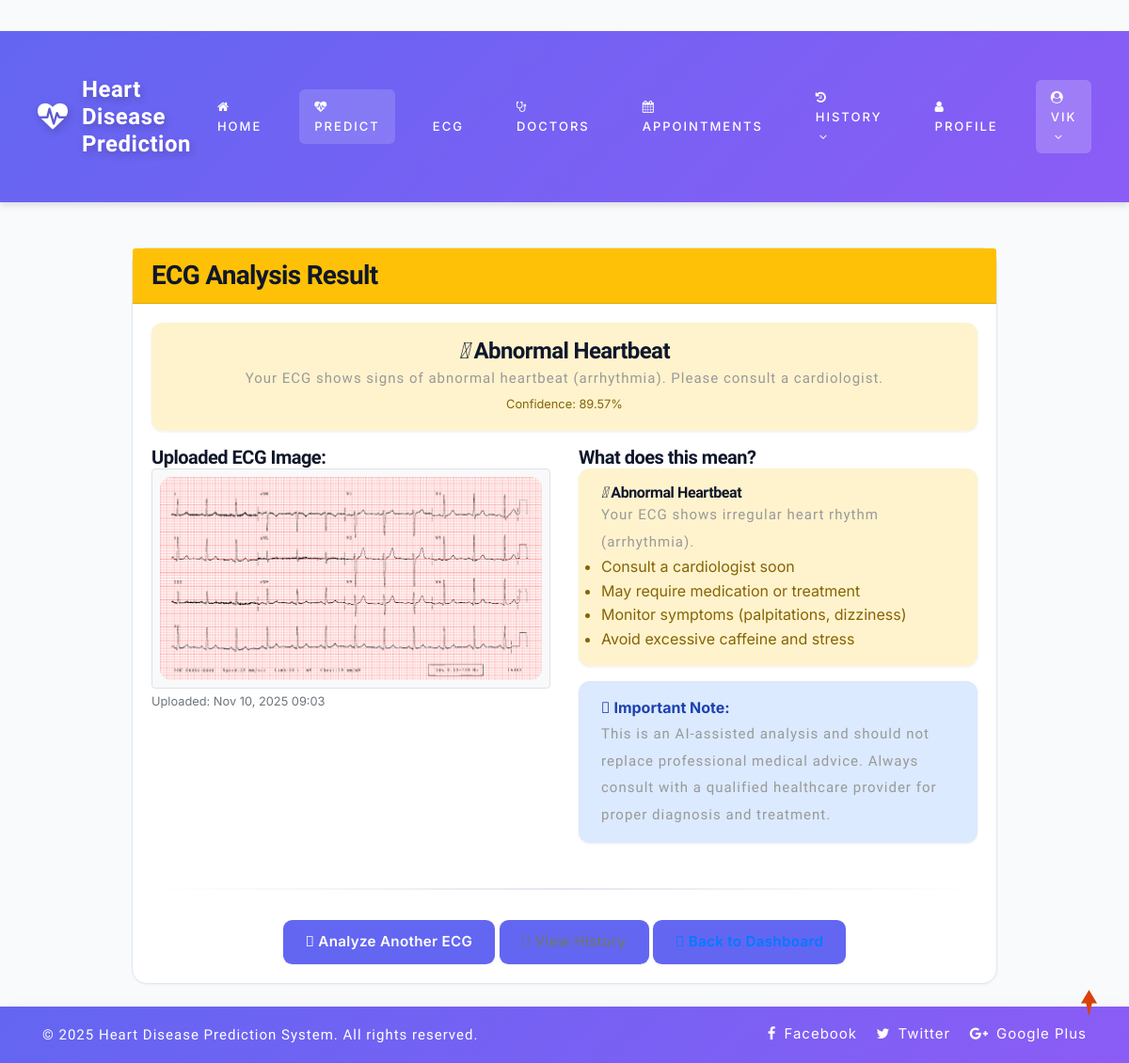
The page /ecg_result/37/ (signed in) on the database its author committed.
### health/models.py (models this page shows, shortened)
class ECG_Prediction(models.Model):
    patient = models.ForeignKey(Patient, on_delete=models.CASCADE, null=True)
    ecg_image = models.ImageField(upload_to='ecg_images/', null=True)
    prediction_code = models.IntegerField(null=True)  # 0=Abnormal, 1=MI, 2=Normal, 3=History of MI
    prediction_label = models.CharField(max_length=100, null=True)
    prediction_message = models.TextField(null=True)
    confidence = models.FloatField(null=True, blank=True)
    created = models.DateTimeField(auto_now_add=True, null=True)
    class Meta:
        ordering = ['-created']

### health/views.py (the view)
# urls.py: path('ecg_result/<int:ecg_id>/', ecg_result, name="ecg_result"),
@login_required(login_url='login')
def ecg_result(request, ecg_id):
    try:
        ecg_record = ECG_Prediction.objects.get(id=ecg_id, patient__user=request.user)
        patient = Patient.objects.get(user=request.user)
        doctors = Doctor.objects.filter(address__icontains=patient.address, status=1)
        d = {
            'ecg_record': ecg_record,
            'doctors': doctors
        }
        return render(request, 'ecg_result.html', d)
    except ECG_Prediction.DoesNotExist:
        return redirect('upload_ecg')

### health/templates/ecg_result.html (shortened to what this page needs)
{% extends 'index.html' %}
{% load static %}
{% block body %}
<div class="container mt-5">
    <div class="row justify-content-center">
        <div class="col-md-10">
            <div class="card shadow">
                <div class="card-header {% if ecg_record.prediction_code == 2 %}bg-success{% elif ecg_record.prediction_code == 1 %}bg-danger{% else %}bg-warning{% endif %} text-white">
                    <h3 class="mb-0"> ECG Analysis Result</h3>
                </div>
                <div class="card-body">
                    <div class="alert {% if ecg_record.prediction_code == 2 %}alert-success{% elif ecg_record.prediction_code == 1 %}alert-danger{% else %}alert-warning{% endif %} text-center">
                        <h4><i class="fas fa-heartbeat"></i> {{ ecg_record.prediction_label }}</h4>
                        <p class="mb-0">{{ ecg_record.prediction_message }}</p>
                        {% if ecg_record.confidence %}
                        <small>Confidence: {{ ecg_record.confidence|floatformat:2 }}%</small>
                        {% endif %}
                    </div>
                    <div class="row">
                        <div class="col-md-6">
                            <h5>Uploaded ECG Image:</h5>
                            <div class="border rounded p-2 bg-light">
                                <img src="{{ ecg_record.ecg_image.url }}" alt="ECG Image" class="img-fluid">
                            </div>
                            <small class="text-muted">Uploaded: {{ ecg_record.created|date:"M d, Y H:i" }}</small>
                        </div>
                        <div class="col-md-6">
                            <h5>What does this mean?</h5>
                            {% if ecg_record.prediction_code == 2 %}
                            <div class="alert alert-success">
                                <h6><i class="fas fa-check-circle"></i> Normal ECG</h6>
                                <p>Your ECG shows normal heart rhythm and electrical activity. This is a good sign!</p>
                                <ul>
                                    <li>Regular heart rhythm</li>
                                    <li>Normal P, QRS, and T waves</li>
                                    <li>No signs of heart disease</li>
                                </ul>
                            </div>
                            {% elif ecg_record.prediction_code == 0 %}
                            <div class="alert alert-warning">
                                <h6><i class="fas fa-heartbeat"></i> Abnormal Heartbeat</h6>
                                <p>Your ECG shows irregular heart rhythm (arrhythmia).</p>
                                <ul>
                                    <li>Consult a cardiologist soon</li>
                                    <li>May require medication or treatment</li>
                                    <li>Monitor symptoms (palpitations, dizziness)</li>
                                    <li>Avoid excessive caffeine and stress</li>
                                </ul>
                            </div>
                            {% endif %}
                            <div class="alert alert-info">
                                <strong><i class="fas fa-info-circle"></i> Important Note:</strong>
                                <p class="mb-0">This is an AI-assisted analysis and should not replace professional medical advice. Always consult with a qualified healthcare provider for proper diagnosis and treatment.</p>
                            </div>
                        </div>
                    </div>
                    <hr>
                    <div class="text-center">
                        <a href="{% url 'upload_ecg' %}" class="btn btn-primary">
                            <i class="fas fa-upload"></i> Analyze Another ECG
                        </a>
                        <a href="{% url 'ecg_history' %}" class="btn btn-outline-secondary">
                            <i class="fas fa-history"></i> View History
                        </a>
                        <a href="{% url 'patient_home' %}" class="btn btn-outline-primary">
                            <i class="fas fa-home"></i> Back to Dashboard
                        </a>
                    </div>
                </div>
            </div>
        </div>
    </div>
</div>
{% endblock %}

### health/templates/index.html (shortened to what this page needs)
<!DOCTYPE html>
{% load static %}
<html lang="zxx">
<head>
	<link rel="stylesheet" href="{% static 'css/bootstrap.css' %}">
	<link href="{% static 'css/css_slider.css' %}" type="text/css" rel="stylesheet" media="all">
	<link rel="stylesheet" href="{% static 'css/style.css' %}" type="text/css" media="all" />
	<link rel="stylesheet" href="{% static 'css/modern-enhancements.css' %}" type="text/css" media="all" />
	<link href="{% static 'css/font-awesome.min.css' %}" rel="stylesheet">
<link rel='stylesheet' type='text/css' href="https://cdn.datatables.net/1.10.21/css/jquery.dataTables.min.css">
<link rel='stylesheet' type='text/css' href="https://cdn.datatables.net/buttons/1.6.2/css/buttons.dataTables.min.css">
</head>
<body>
	<div id="home" style="margin-bottom:2%">
		<header>
			<div class="top-bar py-3">
				<div class="container">
					<div class="row">
						<div class="col-xl-7 col-lg-6 col-md-4 top-social-agile text-md-right text-center mt-md-0 mt-2">
							<div class="row">
								<div class="col-xl-3 col-lg-4 col-6 top-w3layouts p-md-0 text-right">
								</div>
								<div class="col-xl-3 col-lg-4 col-6 header-w3layouts text-md-right text-left">
								</div>
							</div>
						</div>
					</div>
				</div>
			</div>
		</header>
		<div class="main-top" style="background: linear-gradient(135deg, #667eea 0%, #764ba2 100%); box-shadow: 0 4px 6px rgba(0,0,0,0.1);">
			<div class="container-fluid">
				<div class="header d-flex justify-content-between align-items-center py-3 px-4">
					<div id="logo">
						<h1 style="margin: 0;">
							<a href="{% url 'home' %}" style="text-decoration: none; color: white; display: flex; align-items: center; font-size: 1.5rem; font-weight: 700;">
								<span class="fa fa-heartbeat mr-3" style="font-size: 2rem; color: #fff;"></span>
								<span style="letter-spacing: 0.5px;">Heart Disease Prediction</span>
							</a>
						</h1>
					</div>
					{% if request.user.is_staff %}
					<div class="nav_w3ls d-flex align-items-center">
						<nav>
							<label for="drop1" class="toggle" style="color: white; cursor: pointer; font-size: 1.5rem;">
								<i class="fa fa-bars"></i>
							</label>
							<input type="checkbox" id="drop1" />
							<ul class="menu d-flex align-items-center" style="margin: 0; padding: 0; list-style: none;">
								<li style="margin: 0 15px;">
									<a href="{% url 'admin_home' %}" style="color: white; text-decoration: none; font-weight: 500; padding: 8px 16px; border-radius: 6px; transition: all 0.3s;">
										<i class="fa fa-home mr-2"></i>Dashboard
									</a>
								</li>
								<li style="margin: 0 15px; position: relative;" class="dropdown-nav">
									<label for="drop-2" class="toggle toogle-2" style="display: none;">
										<span class="fa fa-angle-down"></span>
									</label>
									<a href="#" style="color: white; text-decoration: none; font-weight: 500; padding: 8px 16px; border-radius: 6px; transition: all 0.3s;">
										<i class="fa fa-user-md mr-2"></i>Doctors <span class="fa fa-angle-down ml-1"></span>
									</a>
									<ul class="dropdown-menu" style="position: absolute; top: 100%; left: 0; background: white; border-radius: 8px; box-shadow: 0 4px 12px rgba(0,0,0,0.15); min-width: 180px; margin-top: 8px; padding: 8px 0; list-style: none; display: none; z-index: 1000;">
										<li style="width: 100%;">
											<a href="/add_doctor" style="display: block; padding: 10px 20px; color: #333; text-decoration: none; transition: all 0.2s;">
												<i class="fa fa-plus-circle mr-2"></i>Add Doctor
											</a>
										</li>
										<li style="width: 100%;">
											<a href="/view_doctor" style="display: block; padding: 10px 20px; color: #333; text-decoration: none; transition: all 0.2s;">
												<i class="fa fa-list mr-2"></i>View Doctors
											</a>
										</li>
									</ul>
								</li>
								<li style="margin: 0 15px;">
									<a href="/view_patient" style="color: white; text-decoration: none; font-weight: 500; padding: 8px 16px; border-radius: 6px; transition: all 0.3s;">
										<i class="fa fa-users mr-2"></i>Patients
									</a>
								</li>
								<li style="margin: 0 15px;">
									<a href="/view_search_pat" style="color: white; text-decoration: none; font-weight: 500; padding: 8px 16px; border-radius: 6px; transition: all 0.3s;">
										<i class="fa fa-database mr-2"></i>Data
									</a>
								</li>
								<li style="margin: 0 15px;">
									<a href="/view_feedback" style="color: white; text-decoration: none; font-weight: 500; padding: 8px 16px; border-radius: 6px; transition: all 0.3s;">
										<i class="fa fa-comments mr-2"></i>Feedback
									</a>
								</li>
								<li style="margin: 0 15px; position: relative;" class="dropdown-nav">
									<a href="#" style="color: white; text-decoration: none; font-weight: 500; padding: 8px 16px; border-radius: 6px; background: rgba(255,255,255,0.2); transition: all 0.3s;">
										<i class="fa fa-user-circle mr-2"></i>{{request.user.username}} <span class="fa fa-angle-down ml-1"></span>
									</a>
									<ul class="dropdown-menu" style="position: absolute; top: 100%; right: 0; background: white; border-radius: 8px; box-shadow: 0 4px 12px rgba(0,0,0,0.15); min-width: 180px; margin-top: 8px; padding: 8px 0; list-style: none; display: none; z-index: 1000;">
										<li style="width: 100%;">
											<a href="{% url 'change_password' %}" style="display: block; padding: 10px 20px; color: #333; text-decoration: none; transition: all 0.2s;">
												<i class="fa fa-key mr-2"></i>Change Password
											</a>
										</li>
										<li style="width: 100%;">
											<a href="{% url 'logout' %}" style="display: block; padding: 10px 20px; color: #dc3545; text-decoration: none; transition: all 0.2s;">
												<i class="fa fa-sign-out mr-2"></i>Logout
											</a>
										</li>
									</ul>
								</li>
							</ul>
						</nav>
					</div>
					{% elif request.user.patient_set.all.0 %}
					<div class="nav_w3ls d-flex align-items-center">
						<nav>
							<ul class="menu d-flex align-items-center" style="margin: 0; padding: 0; list-style: none;">
								<li style="margin: 0 12px;">
									<a href="{% url 'patient_home' %}" style="color: white; text-decoration: none; font-weight: 500; padding: 8px 16px; border-radius: 6px; transition: all 0.3s;">
										<i class="fa fa-home mr-2"></i>Home
									</a>
								</li>
								<li style="margin: 0 12px;">
									<a href="/add_heartdetail" style="color: white; text-decoration: none; font-weight: 500; padding: 8px 16px; border-radius: 6px; background: rgba(255,255,255,0.15); transition: all 0.3s;">
										<i class="fa fa-heartbeat mr-2"></i>Predict
									</a>
								</li>
								<li style="margin: 0 12px;">
									<a href="/upload_ecg" style="color: white; text-decoration: none; font-weight: 500; padding: 8px 16px; border-radius: 6px; transition: all 0.3s;">
										ECG
									</a>
								</li>
								<li style="margin: 0 12px;">
									<a href="/find_doctors" style="color: white; text-decoration: none; font-weight: 500; padding: 8px 16px; border-radius: 6px; transition: all 0.3s;">
										<i class="fa fa-stethoscope mr-2"></i>Doctors
									</a>
								</li>
								<li style="margin: 0 12px;">
									<a href="/my_appointments" style="color: white; text-decoration: none; font-weight: 500; padding: 8px 16px; border-radius: 6px; transition: all 0.3s;">
										<i class="fa fa-calendar mr-2"></i>Appointments
									</a>
								</li>
								<li style="margin: 0 12px; position: relative;" class="dropdown-nav">
									<a href="#" style="color: white; text-decoration: none; font-weight: 500; padding: 8px 16px; border-radius: 6px; transition: all 0.3s;">
										<i class="fa fa-history mr-2"></i>History <span class="fa fa-angle-down ml-1"></span>
									</a>
								</li>
								<li style="margin: 0 12px;">
									<a href="/profile_doctor" style="color: white; text-decoration: none; font-weight: 500; padding: 8px 16px; border-radius: 6px; transition: all 0.3s;">
										<i class="fa fa-user mr-2"></i>Profile
									</a>
								</li>
								<li style="margin: 0 12px; position: relative;" class="dropdown-nav">
									<a href="#" style="color: white; text-decoration: none; font-weight: 500; padding: 8px 16px; border-radius: 6px; background: rgba(255,255,255,0.2); transition: all 0.3s;">
										<i class="fa fa-user-circle mr-2"></i>{{request.user.username}} <span class="fa fa-angle-down ml-1"></span>
									</a>
								</li>
							</ul>
						</nav>
					</div>
					{% endif %}
				</div>
			</div>
		</div>
		{% block body %}
		{% endblock %}
	</div>
	<div class="copy-w3pvt">
		<div class="container py-3">
			<div class="row">
				<div class="col-lg-7 w3ls_footer_grid1_left text-lg-left text-center">
					<p style="color:white">&copy; 2025 Heart Disease Prediction System. All rights reserved.</p>
				</div>
				<div class="col-lg-5 w3ls_footer_grid_left1_pos text-lg-right text-center mt-lg-0 mt-2">
					<ul style="color:white">
						<li>
							<a href="#" style="color:white" class="facebook">
								<span class="fa fa-facebook-f mr-2"></span>Facebook</a>
						</li>
						<li class="mx-3">
							<a href="#" style="color:white" class="twitter">
								<span class="fa fa-twitter mr-2"></span>Twitter</a>
						</li>
						<li>
							<a href="#" style="color:white" class="google">
								<span class="fa fa-google-plus mr-2"></span>Google Plus</a>
						</li>
					</ul>
				</div>
			</div>
		</div>
	</div>
	<a href="#home" style="color:white" class="move-top text-center"></a>
</body>
</html>

### rows shown on the page
ECG_Prediction: prediction_label "Abnormal Heartbeat", prediction_message "Your ECG shows signs of abnormal heartbeat (arrhythmia). Please consult a cardiologist.", confidence "89.57", ecg_image (picture), created "Nov 10, 2025 09:03"

### other values the page prints
{{ request.user.username }} "VIK"
